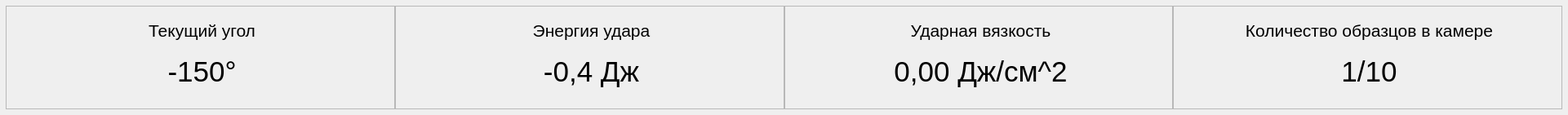
   <widget class="QWidget" name="layoutWidget">
    <property name="geometry">
     <rect>
      <x>0</x>
      <y>10</y>
      <width>1921</width>
      <height>141</height>
     </rect>
    </property>
    <layout class="QHBoxLayout" name="horizontalLayout_2">
     <property name="spacing">
      <number>0</number>
     </property>
     <property name="sizeConstraint">
      <enum>QLayout::SetMinAndMaxSize</enum>
     </property>
     <property name="leftMargin">
      <number>7</number>
     </property>
     <property name="topMargin">
      <number>7</number>
     </property>
     <property name="rightMargin">
      <number>7</number>
     </property>
     <property name="bottomMargin">
      <number>7</number>
     </property>
     <item>
      <widget class="QFrame" name="frame_3">
       <property name="sizePolicy">
        <sizepolicy hsizetype="Maximum" vsizetype="Preferred">
         <horstretch>0</horstretch>
         <verstretch>0</verstretch>
        </sizepolicy>
       </property>
       <property name="maximumSize">
        <size>
         <width>1000000</width>
         <height>16777215</height>
        </size>
       </property>
       <property name="mouseTracking">
        <bool>false</bool>
       </property>
       <property name="toolTipDuration">
        <number>-1</number>
       </property>
       <property name="layoutDirection">
        <enum>Qt::LeftToRight</enum>
       </property>
       <property name="autoFillBackground">
        <bool>false</bool>
       </property>
       <property name="styleSheet">
        <string notr="true">QFrame {
  border-color: rgb(255, 255, 255);
  background-color: rgb(28, 53, 69);
  border-width: 2px;        
  border-style: solid;
}R</string>
       </property>
       <property name="frameShape">
        <enum>QFrame::StyledPanel</enum>
       </property>
       <property name="frameShadow">
        <enum>QFrame::Plain</enum>
       </property>
       <property name="lineWidth">
        <number>30</number>
       </property>
       <property name="midLineWidth">
        <number>0</number>
       </property>
       <widget class="QLabel" name="label">
        <property name="geometry">
         <rect>
          <x>10</x>
          <y>10</y>
          <width>461</width>
          <height>41</height>
         </rect>
        </property>
        <property name="font">
         <font>
          <pointsize>16</pointsize>
         </font>
        </property>
        <property name="styleSheet">
         <string notr="true">QLabel {
  color: rgb(255, 255, 255);
 border-width: 0px;    
}R</string>
        </property>
        <property name="lineWidth">
         <number>1</number>
        </property>
        <property name="midLineWidth">
         <number>0</number>
        </property>
        <property name="text">
         <string>Текущий угол</string>
        </property>
        <property name="textFormat">
         <enum>Qt::AutoText</enum>
        </property>
        <property name="alignment">
         <set>Qt::AlignCenter</set>
        </property>
       </widget>
       <widget class="QLabel" name="label_5">
        <property name="geometry">
         <rect>
          <x>10</x>
          <y>60</y>
          <width>461</width>
          <height>41</height>
         </rect>
        </property>
        <property name="font">
         <font>
          <pointsize>26</pointsize>
         </font>
        </property>
        <property name="styleSheet">
         <string notr="true">QLabel {
  color: rgb(255, 255, 255);
 border-width: 0px;    
}R</string>
        </property>
        <property name="lineWidth">
         <number>1</number>
        </property>
        <property name="midLineWidth">
         <number>0</number>
        </property>
        <property name="text">
         <string>-150°</string>
        </property>
        <property name="textFormat">
         <enum>Qt::AutoText</enum>
        </property>
        <property name="alignment">
         <set>Qt::AlignCenter</set>
        </property>
       </widget>
      </widget>
     </item>
     <item>
      <widget class="QFrame" name="frame">
       <property name="sizePolicy">
        <sizepolicy hsizetype="Maximum" vsizetype="Preferred">
         <horstretch>0</horstretch>
         <verstretch>0</verstretch>
        </sizepolicy>
       </property>
       <property name="maximumSize">
        <size>
         <width>1000000</width>
         <height>16777215</height>
        </size>
       </property>
       <property name="mouseTracking">
        <bool>false</bool>
       </property>
       <property name="toolTipDuration">
        <number>-1</number>
       </property>
       <property name="layoutDirection">
        <enum>Qt::LeftToRight</enum>
       </property>
       <property name="autoFillBackground">
        <bool>false</bool>
       </property>
       <property name="styleSheet">
        <string notr="true">QFrame {
  border-color: rgb(255, 255, 255);
  background-color: rgb(28, 53, 69);
  border-width: 2px;        
  border-style: solid;
}R</string>
       </property>
       <property name="frameShape">
        <enum>QFrame::StyledPanel</enum>
       </property>
       <property name="frameShadow">
        <enum>QFrame::Plain</enum>
       </property>
       <property name="lineWidth">
        <number>30</number>
       </property>
       <property name="midLineWidth">
        <number>0</number>
       </property>
       <widget class="QLabel" name="label_2">
        <property name="geometry">
         <rect>
          <x>10</x>
          <y>10</y>
          <width>461</width>
          <height>41</height>
         </rect>
        </property>
        <property name="font">
         <font>
          <pointsize>16</pointsize>
         </font>
        </property>
        <property name="styleSheet">
         <string notr="true">QLabel {
  color: rgb(255, 255, 255);
 border-width: 0px;    
}R</string>
        </property>
        <property name="lineWidth">
         <number>1</number>
        </property>
        <property name="midLineWidth">
         <number>0</number>
        </property>
        <property name="text">
         <string>Энергия удара</string>
        </property>
        <property name="textFormat">
         <enum>Qt::AutoText</enum>
        </property>
        <property name="alignment">
         <set>Qt::AlignCenter</set>
        </property>
       </widget>
       <widget class="QLabel" name="label_6">
        <property name="geometry">
         <rect>
          <x>10</x>
          <y>60</y>
          <width>461</width>
          <height>41</height>
         </rect>
        </property>
        <property name="font">
         <font>
          <pointsize>26</pointsize>
         </font>
        </property>
        <property name="styleSheet">
         <string notr="true">QLabel {
  color: rgb(255, 255, 255);
 border-width: 0px;    
}R</string>
        </property>
        <property name="lineWidth">
         <number>1</number>
        </property>
        <property name="midLineWidth">
         <number>0</number>
        </property>
        <property name="text">
         <string>-0,4 Дж</string>
        </property>
        <property name="textFormat">
         <enum>Qt::AutoText</enum>
        </property>
        <property name="alignment">
         <set>Qt::AlignCenter</set>
        </property>
       </widget>
      </widget>
     </item>
     <item>
      <widget class="QFrame" name="frame_4">
       <property name="sizePolicy">
        <sizepolicy hsizetype="Maximum" vsizetype="Preferred">
         <horstretch>0</horstretch>
         <verstretch>0</verstretch>
        </sizepolicy>
       </property>
       <property name="maximumSize">
        <size>
         <width>1000000</width>
         <height>16777215</height>
        </size>
       </property>
       <property name="mouseTracking">
        <bool>false</bool>
       </property>
       <property name="toolTipDuration">
        <number>-1</number>
       </property>
       <property name="layoutDirection">
        <enum>Qt::LeftToRight</enum>
       </property>
       <property name="autoFillBackground">
        <bool>false</bool>
       </property>
       <property name="styleSheet">
        <string notr="true">QFrame {
  border-color: rgb(255, 255, 255);
  background-color: rgb(28, 53, 69);
  border-width: 2px;        
  border-style: solid;
}R</string>
       </property>
       <property name="frameShape">
        <enum>QFrame::StyledPanel</enum>
       </property>
       <property name="frameShadow">
        <enum>QFrame::Plain</enum>
       </property>
       <property name="lineWidth">
        <number>30</number>
       </property>
       <property name="midLineWidth">
        <number>0</number>
       </property>
       <widget class="QLabel" name="label_3">
        <property name="geometry">
         <rect>
          <x>10</x>
          <y>10</y>
          <width>461</width>
          <height>41</height>
         </rect>
        </property>
        <property name="font">
         <font>
          <pointsize>16</pointsize>
         </font>
        </property>
        <property name="styleSheet">
         <string notr="true">QLabel {
  color: rgb(255, 255, 255);
 border-width: 0px;    
}R</string>
        </property>
        <property name="lineWidth">
         <number>1</number>
        </property>
        <property name="midLineWidth">
         <number>0</number>
        </property>
        <property name="text">
         <string>Ударная вязкость</string>
        </property>
        <property name="textFormat">
         <enum>Qt::AutoText</enum>
        </property>
        <property name="alignment">
         <set>Qt::AlignCenter</set>
        </property>
       </widget>
       <widget class="QLabel" name="label_7">
        <property name="geometry">
         <rect>
          <x>10</x>
          <y>60</y>
          <width>461</width>
          <height>41</height>
         </rect>
        </property>
        <property name="font">
         <font>
          <pointsize>26</pointsize>
         </font>
        </property>
        <property name="styleSheet">
         <string notr="true">QLabel {
  color: rgb(255, 255, 255);
 border-width: 0px;    
}R</string>
        </property>
        <property name="lineWidth">
         <number>1</number>
        </property>
        <property name="midLineWidth">
         <number>0</number>
        </property>
        <property name="text">
         <string>0,00 Дж/см^2</string>
        </property>
        <property name="textFormat">
         <enum>Qt::AutoText</enum>
        </property>
        <property name="alignment">
         <set>Qt::AlignCenter</set>
        </property>
       </widget>
      </widget>
     </item>
     <item>
      <widget class="QFrame" name="frame_2">
       <property name="sizePolicy">
        <sizepolicy hsizetype="Maximum" vsizetype="Preferred">
         <horstretch>0</horstretch>
         <verstretch>0</verstretch>
        </sizepolicy>
       </property>
       <property name="maximumSize">
        <size>
         <width>1000000</width>
         <height>16777215</height>
        </size>
       </property>
       <property name="mouseTracking">
        <bool>false</bool>
       </property>
       <property name="toolTipDuration">
        <number>-1</number>
       </property>
       <property name="layoutDirection">
        <enum>Qt::LeftToRight</enum>
       </property>
       <property name="autoFillBackground">
        <bool>false</bool>
       </property>
       <property name="styleSheet">
        <string notr="true">QFrame {
  border-color: rgb(255, 255, 255);
  background-color: rgb(28, 53, 69);
  border-width: 2px;        
  border-style: solid;
}R</string>
       </property>
       <property name="frameShape">
        <enum>QFrame::StyledPanel</enum>
       </property>
       <property name="frameShadow">
        <enum>QFrame::Plain</enum>
       </property>
       <property name="lineWidth">
        <number>30</number>
       </property>
       <property name="midLineWidth">
        <number>0</number>
       </property>
       <widget class="QLabel" name="label_4">
        <property name="geometry">
         <rect>
          <x>10</x>
          <y>10</y>
          <width>461</width>
          <height>41</height>
         </rect>
        </property>
        <property name="font">
         <font>
          <pointsize>16</pointsize>
         </font>
        </property>
        <property name="styleSheet">
         <string notr="true">QLabel {
  color: rgb(255, 255, 255);
 border-width: 0px;    
}R</string>
        </property>
        <property name="lineWidth">
         <number>1</number>
        </property>
        <property name="midLineWidth">
         <number>0</number>
        </property>
        <property name="text">
         <string>Количество образцов в камере</string>
        </property>
        <property name="textFormat">
         <enum>Qt::AutoText</enum>
        </property>
        <property name="alignment">
         <set>Qt::AlignCenter</set>
        </property>
       </widget>
       <widget class="QLabel" name="label_8">
        <property name="geometry">
         <rect>
          <x>10</x>
          <y>60</y>
          <width>461</width>
          <height>41</height>
         </rect>
        </property>
        <property name="font">
         <font>
          <pointsize>26</pointsize>
         </font>
        </property>
        <property name="styleSheet">
         <string notr="true">QLabel {
  color: rgb(255, 255, 255);
 border-width: 0px;    
}R</string>
        </property>
        <property name="lineWidth">
         <number>1</number>
        </property>
        <property name="midLineWidth">
         <number>0</number>
        </property>
        <property name="text">
         <string>1/10</string>
        </property>
        <property name="textFormat">
         <enum>Qt::AutoText</enum>
        </property>
        <property name="alignment">
         <set>Qt::AlignCenter</set>
        </property>
       </widget>
      </widget>
     </item>
    </layout>
   </widget>
